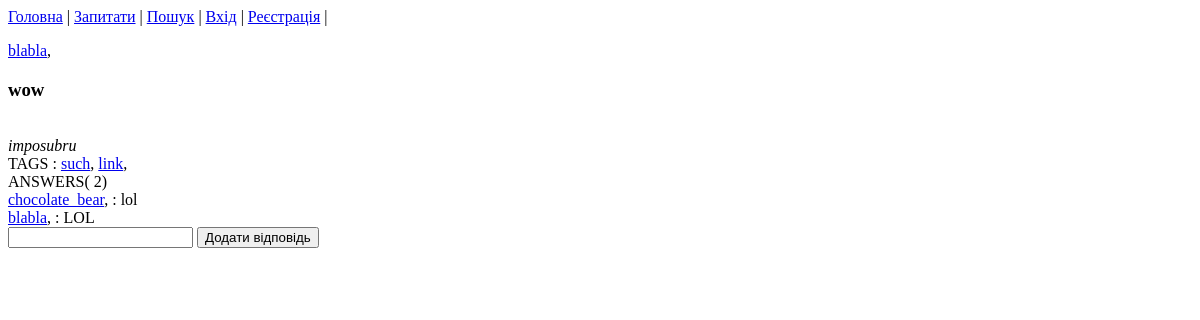
The page /details?id=25 on the database as committed earlier.
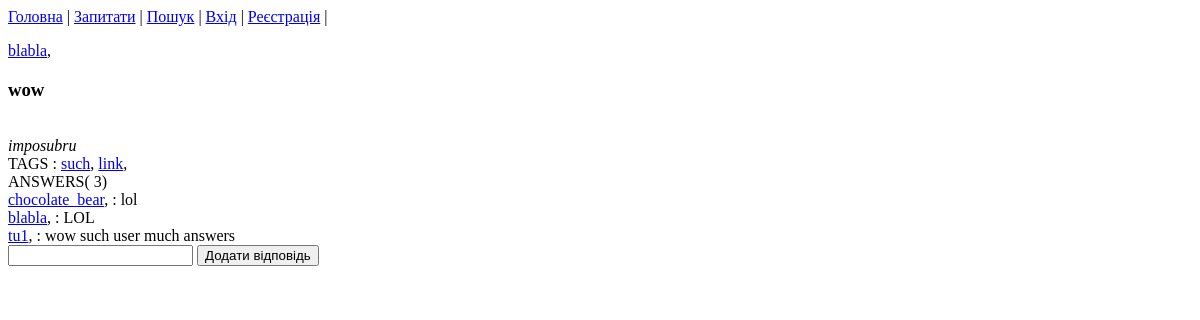
The same page on the database as committed later.
### qanda/models.py (models this page shows)
class Tag(models.Model):
    name = models.CharField(max_length=65, unique=True)

class Question(models.Model):
   title = models.TextField()
   content = models.TextField()
   postdate = models.DateField()
   user_iduser = models.ForeignKey(User)
   likes = models.ManyToManyField(User1,related_name="question_likes", default=0) #???
   tags = models.ManyToManyField(Tag,related_name="question_tags")

class Answer(models.Model):
    content = models.TextField()
    postdate = models.DateField()
    user_iduser = models.ForeignKey(User)
    question_idquestion = models.ForeignKey('Question', db_column='question_idquestion', related_name='answers')
    likes = models.ManyToManyField(User1, related_name="answer_likes")

### qanda/views.py (the view, shortened to what this page needs)
# urls.py: url(r'details', 'qanda.views.details'),
def details(request):
    if request.method == 'GET':
        qst = Question.objects.get(id=int(request.GET['id']))
        return render_to_response('details.html', {'obj': qst},  context_instance=RequestContext(request))

### qanda/templates/details.html (shortened to what this page needs)
{% extends "base.html" %}
{% block main_content %}
    <a href="index?search_by_user={{ obj.user_iduser.id }}" > {{ obj.user_iduser.username }}</a>,
    <h3>{{ obj.title }}</h3><br>
    <i>{{ obj.content }}</i><br>
    TAGS :
        {% for t in obj.tags.all %}
        <a href="index?search_tag={{ t.id }}" >{{ t.name }}</a>,
        {% endfor %}
    <br>ANSWERS( {{ obj.answers.all|length }})
    {% for an in  obj.answers.all %}
        <br> <a href="index?search_by_user={{ an.user_iduser.id }}" > {{ an.user_iduser.username }}</a>, : {{ an.content }}
    {% endfor %}
    <form action="details_add_answer" method="POST">{% csrf_token %}
    <input type="text" name="content">
    <input type="submit" value="Додати відповідь">
    </form>
{% endblock %}

Rows that differ between the two databases and show on the page:
computed for Question "wow": answers.all|length "2" → "3"
added Answer: user_iduser.username "tu1", content "wow such user much answers"
